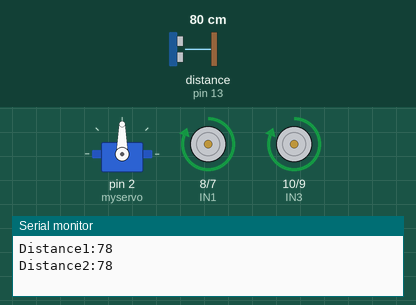
Recording of a sketch running on a simulated Arduino Uno, built with avr-gcc and run on an emulated ATmega328P. Shown: servo, motor-driver pin pairs drawn as motors (green arrow = first pin HIGH = forward, orange = second pin HIGH = backward, longer = more drive), the last lines printed to the serial monitor. Wiring (inferred from the names in the program): ultrasonic range finder: trigger pin 12; echo pin 13. Inputs (shaded band) come from the test bench; at power-on: distance to the obstacle (sensor on pin 13) 80 cm. The echo pulse lasts 58.3 µs per cm.

Above: at 4.5 s.
4.6 s: distance to the obstacle (sensor on pin 13) set to 24 cm
At 4.68 s:
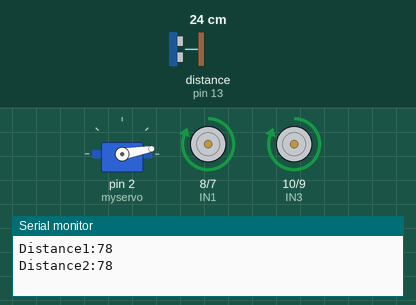
7.6 s: distance to the obstacle (sensor on pin 13) set to 20 cm
At 9.4 s:
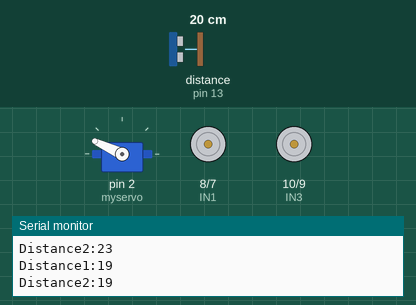
10.6 s: distance to the obstacle (sensor on pin 13) set to 35 cm
13.6 s: distance to the obstacle (sensor on pin 13) set to 2 cm
At 15.28 s:
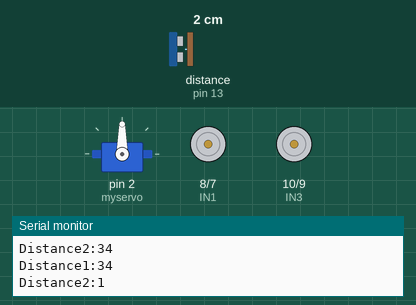
16.6 s: distance to the obstacle (sensor on pin 13) set to 60 cm
Timing chart, 0 to 20.6 s (numbered marks = the images above; inputs shaded):
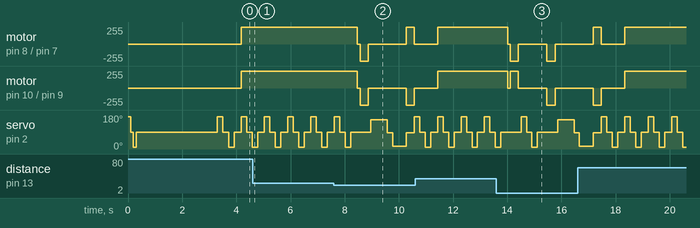

Measured:
- the behaviour switches between 22 and 21 cm on distance to the obstacle (sensor on pin 13) (found by bisection; images 1 and 2)

The sketch:

test.2.ino
```cpp
  //defines pin numbers

  #include <Servo.h>

  Servo myservo;// 建立Servo物件，控制伺服馬達
  const byte TrigPin = 12; // 超音波模組的觸發腳
  const int EchoPin = 13; // 超音波模組的接收腳
  const int dangerdistance = 20; //設定小車檢測的危險距離
  const int danger=1;
  long distance1;  // 暫存感應器接收高電位信號的持續時間
   long distance2;
    long distanceR;
     long distanceL;

  const byte IN1 = 8;// 馬達A的正轉接腳
  const byte IN2 = 7;// 馬達A的反轉接腳
  const byte IN3 = 10;// 馬達B的正轉接腳
  const byte IN4 = 9;// 馬達B的反轉接腳

  long duration ()
   {// 超音波感測程式
    digitalWrite(TrigPin,HIGH); // 觸發腳設定成高電位
    delayMicroseconds(5); // 持續5微秒f
    digitalWrite(TrigPin,LOW); // 觸發腳設定成低電位

    return pulseIn(EchoPin,HIGH); // 測量高電位的持續時間（µs）
    }
      void stop() // 馬達停止
        {
         digitalWrite(IN1, LOW);
         digitalWrite(IN2, LOW);
         digitalWrite(IN3, LOW);
         digitalWrite(IN4, LOW);
         }

         void forward() // 馬達轉向：前進
         {
          digitalWrite(IN1, HIGH);
          digitalWrite(IN2, LOW);
          digitalWrite(IN3, HIGH);
          digitalWrite(IN4, LOW);
         }


         void backward() // 馬達轉向：後退
         {
          digitalWrite(IN1, LOW);
          digitalWrite(IN2, HIGH);
          digitalWrite(IN3, LOW);
          digitalWrite(IN4, HIGH);
         }


         void turnLeft() // 馬達轉向：左轉
         {
          digitalWrite(IN1, HIGH);
          digitalWrite(IN2, LOW);
          digitalWrite(IN3, LOW);
          digitalWrite(IN4, HIGH);
          delay(300);
          forward();
         }

         void turnRight() // 馬達轉向：右轉
         {
          digitalWrite(IN1, LOW);
          digitalWrite(IN2, HIGH);
          digitalWrite(IN3, HIGH);
          digitalWrite(IN4, LOW);
          delay(300);
          forward();
         }
       int lookRight() //超音波轉右感測程式
      {
        myservo.write(155);
        delay(500);
        int distance = duration();
        delay(100);
        myservo.write(85);
        return distance;
       }

       int lookLeft() //超音波轉左感測程式
       {
        myservo.write(15);
        delay(500);
        int distance = duration();
        myservo.write(85);
        return distance;
       }
void setup()
{
  Serial.begin(9600);

  pinMode(TrigPin, OUTPUT); // 觸發腳設定成「輸出」
  pinMode(EchoPin, INPUT); // 接收腳設定成「輸入」
  pinMode(IN1, OUTPUT); // 馬達控制板的接腳全都設定成「輸出」
  pinMode(IN2, OUTPUT);
  pinMode(IN3, OUTPUT);
  pinMode(IN4, OUTPUT);
  myservo.attach(2); //模擬舵機的輸入腳
  myservo.write(170);
  delay(100);
  myservo.write(90); //模擬舵機的置中角度
  delay(100);
  myservo.write(10);
  delay(100);
  myservo.write(90); //模擬舵機的置中角度
  delay(3000);

}

void loop()
{

  myservo.write(170); //模擬舵機的輸入腳
  delay(200);
  distanceR = duration()*0.034/2; // 讀取障礙物的距離
  myservo.write(90); //模擬舵機的輸入腳
  delay(200);
  distance1 = duration()*0.034/2; // 讀取障礙物的距離
  myservo.write(10);//模擬舵機的置中角度
  delay(200);
  distanceL = duration()*0.034/2; // 讀取障礙物的距離
  myservo.write(90);//模擬舵機的輸入腳
  delay(200);
  distance2 = duration()*0.034/2; // 讀取障礙物的距離
  Serial.print("Distance1:");
  Serial.println(distance1);
  Serial.print("Distance2:");
  Serial.println(distance2);
  delay(50);
  if(distance1>dangerdistance|distance2>dangerdistance) // 如果距離大於20cm…
  {
    forward(); //前進
   if (distanceR<=danger)
  {
      stop(); //暫停馬達0.1秒
      delay(100);


      turnLeft(); //向左轉
      stop();
      delay(100);
    }


    else if (distanceL<=danger)
  {
      stop(); //暫停馬達0.1秒
      delay(100);


      turnRight(); //向加轉
      stop();
      delay(100);

    }


  }

  else
  {
     if(distance1<=dangerdistance|distance2<=dangerdistance) // 如果距離小於或等於20cm…

      stop(); //暫停馬達0.1秒
      delay(100);
      backward(); //馬達反轉0.3秒
      delay(300);
      stop(); //暫停馬達0.1秒
      delay(100);
      distanceR =lookRight();
      delay(200);
      distanceL =lookLeft();

      if(distanceR>distanceL) // 如果右方的距離大於左方的距離
      {
        turnRight(); //向加轉
        stop();
        }
      else //如果如果左方的距離大於右方的距離
      {
          turnLeft(); //向左轉
          stop();
      }

     }
  }
```
